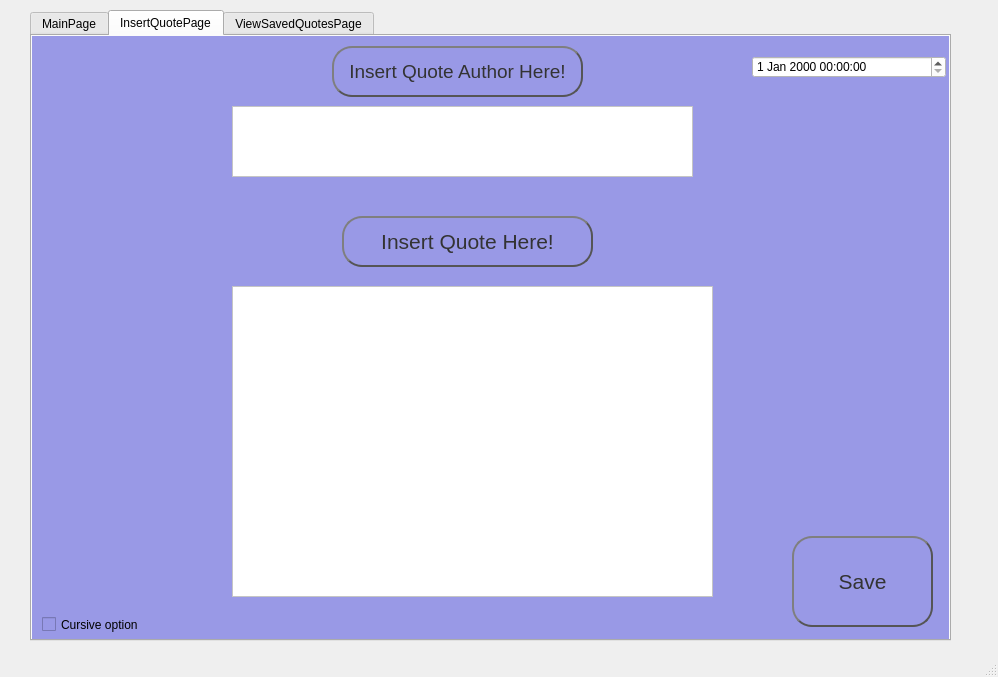
<?xml version="1.0" encoding="UTF-8"?>
<ui version="4.0">
 <class>MainWindow</class>
 <widget class="QMainWindow" name="MainWindow">
  <property name="geometry">
   <rect>
    <x>0</x>
    <y>0</y>
    <width>998</width>
    <height>677</height>
   </rect>
  </property>
  <property name="windowTitle">
   <string>MainWindow</string>
  </property>
  <widget class="QWidget" name="centralwidget">
   <widget class="QTabWidget" name="tabWidget">
    <property name="geometry">
     <rect>
      <x>30</x>
      <y>10</y>
      <width>921</width>
      <height>631</height>
     </rect>
    </property>
    <property name="autoFillBackground">
     <bool>false</bool>
    </property>
    <property name="styleSheet">
     <string notr="true"/>
    </property>
    <property name="currentIndex">
     <number>1</number>
    </property>
    <property name="tabBarAutoHide">
     <bool>false</bool>
    </property>
    <widget class="QWidget" name="MainPage">
     <property name="styleSheet">
      <string notr="true">background-color: rgb(166, 77, 121);</string>
     </property>
     <attribute name="title">
      <string>MainPage</string>
     </attribute>
     <widget class="QLabel" name="Title">
      <property name="geometry">
       <rect>
        <x>160</x>
        <y>10</y>
        <width>451</width>
        <height>61</height>
       </rect>
      </property>
      <property name="font">
       <font>
        <family>Arial</family>
        <pointsize>24</pointsize>
       </font>
      </property>
      <property name="styleSheet">
       <string notr="true">border-color: rgb(176, 176, 176);</string>
      </property>
      <property name="text">
       <string>Quote Management App Demo</string>
      </property>
      <property name="scaledContents">
       <bool>false</bool>
      </property>
      <property name="alignment">
       <set>Qt::AlignCenter</set>
      </property>
     </widget>
     <widget class="QLabel" name="AddnewQuoteLabal">
      <property name="geometry">
       <rect>
        <x>270</x>
        <y>220</y>
        <width>181</width>
        <height>61</height>
       </rect>
      </property>
      <property name="font">
       <font>
        <family>Arial</family>
        <pointsize>16</pointsize>
       </font>
      </property>
      <property name="text">
       <string>Add New Quote!</string>
      </property>
     </widget>
     <widget class="QPushButton" name="ViewSavedQuotesButton">
      <property name="geometry">
       <rect>
        <x>260</x>
        <y>320</y>
        <width>291</width>
        <height>71</height>
       </rect>
      </property>
      <property name="font">
       <font>
        <family>Arial</family>
        <pointsize>16</pointsize>
       </font>
      </property>
      <property name="styleSheet">
       <string notr="true">QPushButton {
    color: #333;
    border: 2px solid #555;
    border-radius: 20px;
    border-style: outset;
    background: qradialgradient(
        cx: 0.3, cy: -0.4, fx: 0.3, fy: -0.4,
        radius: 1.35, stop: 0 #fff, stop: 1 #888
        );
    padding: 5px;
    }

QPushButton:hover {
    background: qradialgradient(
        cx: 0.3, cy: -0.4, fx: 0.3, fy: -0.4,
        radius: 1.35, stop: 0 #fff, stop: 1 #bbb
        );
    }

QPushButton:pressed {
    border-style: inset;
    background: qradialgradient(
        cx: 0.4, cy: -0.1, fx: 0.4, fy: -0.1,
        radius: 1.35, stop: 0 #fff, stop: 1 #ddd
        );
    }</string>
      </property>
      <property name="text">
       <string>View Saved Quotes</string>
      </property>
     </widget>
     <widget class="QPushButton" name="AddNewQuoteButton">
      <property name="geometry">
       <rect>
        <x>470</x>
        <y>230</y>
        <width>41</width>
        <height>41</height>
       </rect>
      </property>
      <property name="styleSheet">
       <string notr="true">QPushButton {
    color: #333;
    border: 2px solid #555;
    border-radius: 20px;
    border-style: outset;
    background: qradialgradient(
        cx: 0.3, cy: -0.4, fx: 0.3, fy: -0.4,
        radius: 1.35, stop: 0 #fff, stop: 1 #888
        );
    padding: 5px;
    }

QPushButton:hover {
    background: qradialgradient(
        cx: 0.3, cy: -0.4, fx: 0.3, fy: -0.4,
        radius: 1.35, stop: 0 #fff, stop: 1 #bbb
        );
    }

QPushButton:pressed {
    border-style: inset;
    background: qradialgradient(
        cx: 0.4, cy: -0.1, fx: 0.4, fy: -0.1,
        radius: 1.35, stop: 0 #fff, stop: 1 #ddd
        );
    }</string>
      </property>
      <property name="text">
       <string>+</string>
      </property>
     </widget>
     <widget class="QDateTimeEdit" name="dateTimeEdit">
      <property name="geometry">
       <rect>
        <x>710</x>
        <y>20</y>
        <width>194</width>
        <height>22</height>
       </rect>
      </property>
      <property name="styleSheet">
       <string notr="true">background-color: rgb(255, 255, 255);</string>
      </property>
     </widget>
     <widget class="QCheckBox" name="CursiveButton">
      <property name="geometry">
       <rect>
        <x>0</x>
        <y>550</y>
        <width>121</width>
        <height>51</height>
       </rect>
      </property>
      <property name="text">
       <string>Cursive Option</string>
      </property>
     </widget>
    </widget>
    <widget class="QWidget" name="InsertQuotePage">
     <property name="styleSheet">
      <string notr="true">background-color: rgb(153, 153, 230);</string>
     </property>
     <attribute name="title">
      <string>InsertQuotePage</string>
     </attribute>
     <widget class="QDateTimeEdit" name="dateTimeEdit_2">
      <property name="geometry">
       <rect>
        <x>720</x>
        <y>20</y>
        <width>194</width>
        <height>22</height>
       </rect>
      </property>
      <property name="styleSheet">
       <string notr="true">background-color: rgb(255, 255, 255);</string>
      </property>
     </widget>
     <widget class="QCheckBox" name="CursiveButton2">
      <property name="geometry">
       <rect>
        <x>10</x>
        <y>580</y>
        <width>141</width>
        <height>17</height>
       </rect>
      </property>
      <property name="text">
       <string>Cursive option</string>
      </property>
     </widget>
     <widget class="QTextEdit" name="QuoteEntryBox">
      <property name="geometry">
       <rect>
        <x>200</x>
        <y>250</y>
        <width>481</width>
        <height>311</height>
       </rect>
      </property>
      <property name="styleSheet">
       <string notr="true">background-color: rgb(255, 255, 255);</string>
      </property>
      <property name="html">
       <string>&lt;!DOCTYPE HTML PUBLIC &quot;-//W3C//DTD HTML 4.0//EN&quot; &quot;http://www.w3.org/TR/REC-html40/strict.dtd&quot;&gt;
&lt;html&gt;&lt;head&gt;&lt;meta name=&quot;qrichtext&quot; content=&quot;1&quot; /&gt;&lt;style type=&quot;text/css&quot;&gt;
p, li { white-space: pre-wrap; }
&lt;/style&gt;&lt;/head&gt;&lt;body style=&quot; font-family:'MS Shell Dlg 2'; font-size:8.25pt; font-weight:400; font-style:normal;&quot;&gt;
&lt;p style=&quot;-qt-paragraph-type:empty; margin-top:0px; margin-bottom:0px; margin-left:0px; margin-right:0px; -qt-block-indent:0; text-indent:0px;&quot;&gt;&lt;br /&gt;&lt;/p&gt;&lt;/body&gt;&lt;/html&gt;</string>
      </property>
     </widget>
     <widget class="QPushButton" name="SaveButton">
      <property name="geometry">
       <rect>
        <x>760</x>
        <y>500</y>
        <width>141</width>
        <height>91</height>
       </rect>
      </property>
      <property name="font">
       <font>
        <family>Arial</family>
        <pointsize>16</pointsize>
       </font>
      </property>
      <property name="styleSheet">
       <string notr="true">QPushButton {
    color: #333;
    border: 2px solid #555;
    border-radius: 20px;
    border-style: outset;
    background: qradialgradient(
        cx: 0.3, cy: -0.4, fx: 0.3, fy: -0.4,
        radius: 1.35, stop: 0 #fff, stop: 1 #888
        );
    padding: 5px;
    }

QPushButton:hover {
    background: qradialgradient(
        cx: 0.3, cy: -0.4, fx: 0.3, fy: -0.4,
        radius: 1.35, stop: 0 #fff, stop: 1 #bbb
        );
    }

QPushButton:pressed {
    border-style: inset;
    background: qradialgradient(
        cx: 0.4, cy: -0.1, fx: 0.4, fy: -0.1,
        radius: 1.35, stop: 0 #fff, stop: 1 #ddd
        );
    }</string>
      </property>
      <property name="text">
       <string>Save</string>
      </property>
     </widget>
     <widget class="QLabel" name="InsertQuoteLabel">
      <property name="geometry">
       <rect>
        <x>310</x>
        <y>180</y>
        <width>251</width>
        <height>51</height>
       </rect>
      </property>
      <property name="font">
       <font>
        <family>Arial</family>
        <pointsize>16</pointsize>
       </font>
      </property>
      <property name="contextMenuPolicy">
       <enum>Qt::DefaultContextMenu</enum>
      </property>
      <property name="layoutDirection">
       <enum>Qt::LeftToRight</enum>
      </property>
      <property name="styleSheet">
       <string notr="true">
    color: #333;
    border: 2px solid #555;
    border-radius: 20px;
    border-style: outset;
    background: qradialgradient(
        cx: 0.3, cy: -0.4, fx: 0.3, fy: -0.4,
        radius: 1.35, stop: 0 #fff, stop: 1 #888
        );
    padding: 5px;
    </string>
      </property>
      <property name="text">
       <string>Insert Quote Here!</string>
      </property>
      <property name="alignment">
       <set>Qt::AlignCenter</set>
      </property>
      <property name="wordWrap">
       <bool>true</bool>
      </property>
     </widget>
     <widget class="QTextEdit" name="QuoteAuthorEntryBox">
      <property name="geometry">
       <rect>
        <x>200</x>
        <y>70</y>
        <width>461</width>
        <height>71</height>
       </rect>
      </property>
      <property name="styleSheet">
       <string notr="true">background-color: rgb(255, 255, 255);</string>
      </property>
     </widget>
     <widget class="QLabel" name="InsertQuoteAuthorLabel">
      <property name="geometry">
       <rect>
        <x>300</x>
        <y>10</y>
        <width>251</width>
        <height>51</height>
       </rect>
      </property>
      <property name="font">
       <font>
        <family>Arial</family>
        <pointsize>14</pointsize>
       </font>
      </property>
      <property name="contextMenuPolicy">
       <enum>Qt::DefaultContextMenu</enum>
      </property>
      <property name="layoutDirection">
       <enum>Qt::LeftToRight</enum>
      </property>
      <property name="styleSheet">
       <string notr="true">
    color: #333;
    border: 2px solid #555;
    border-radius: 20px;
    border-style: outset;
    background: qradialgradient(
        cx: 0.3, cy: -0.4, fx: 0.3, fy: -0.4,
        radius: 1.35, stop: 0 #fff, stop: 1 #888
        );
    padding: 5px;
    </string>
      </property>
      <property name="text">
       <string>Insert Quote Author Here!</string>
      </property>
      <property name="alignment">
       <set>Qt::AlignCenter</set>
      </property>
      <property name="wordWrap">
       <bool>true</bool>
      </property>
     </widget>
    </widget>
    <widget class="QWidget" name="ViewSavedQuotesPage">
     <property name="enabled">
      <bool>true</bool>
     </property>
     <property name="styleSheet">
      <string notr="true">background-color: rgb(224, 102, 102);</string>
     </property>
     <attribute name="title">
      <string>ViewSavedQuotesPage</string>
     </attribute>
     <widget class="QDateTimeEdit" name="dateTimeEdit_3">
      <property name="geometry">
       <rect>
        <x>720</x>
        <y>20</y>
        <width>194</width>
        <height>22</height>
       </rect>
      </property>
      <property name="styleSheet">
       <string notr="true">background-color: rgb(255, 255, 255);</string>
      </property>
     </widget>
     <widget class="QScrollArea" name="scrollArea">
      <property name="geometry">
       <rect>
        <x>110</x>
        <y>90</y>
        <width>651</width>
        <height>441</height>
       </rect>
      </property>
      <property name="styleSheet">
       <string notr="true">background-color: rgb(199, 199, 199);</string>
      </property>
      <property name="widgetResizable">
       <bool>true</bool>
      </property>
      <widget class="QWidget" name="scrollAreaWidgetContents">
       <property name="geometry">
        <rect>
         <x>0</x>
         <y>0</y>
         <width>649</width>
         <height>439</height>
        </rect>
       </property>
      </widget>
     </widget>
     <widget class="QScrollBar" name="verticalScrollBar">
      <property name="geometry">
       <rect>
        <x>70</x>
        <y>90</y>
        <width>21</width>
        <height>441</height>
       </rect>
      </property>
      <property name="styleSheet">
       <string notr="true">background-color: rgb(255, 255, 255);</string>
      </property>
      <property name="orientation">
       <enum>Qt::Vertical</enum>
      </property>
     </widget>
     <widget class="QCheckBox" name="CursiveOption3">
      <property name="geometry">
       <rect>
        <x>10</x>
        <y>556</y>
        <width>221</width>
        <height>41</height>
       </rect>
      </property>
      <property name="text">
       <string>Cursive Option</string>
      </property>
     </widget>
     <widget class="QPushButton" name="DeleteQuoteButton">
      <property name="geometry">
       <rect>
        <x>770</x>
        <y>530</y>
        <width>121</width>
        <height>71</height>
       </rect>
      </property>
      <property name="font">
       <font>
        <family>Arial</family>
        <pointsize>12</pointsize>
       </font>
      </property>
      <property name="styleSheet">
       <string notr="true">QPushButton {
    color: #333;
    border: 2px solid #555;
    border-radius: 20px;
    border-style: outset;
    background: qradialgradient(
        cx: 0.3, cy: -0.4, fx: 0.3, fy: -0.4,
        radius: 1.35, stop: 0 #fff, stop: 1 #888
        );
    padding: 5px;
    }

QPushButton:hover {
    background: qradialgradient(
        cx: 0.3, cy: -0.4, fx: 0.3, fy: -0.4,
        radius: 1.35, stop: 0 #fff, stop: 1 #bbb
        );
    }

QPushButton:pressed {
    border-style: inset;
    background: qradialgradient(
        cx: 0.4, cy: -0.1, fx: 0.4, fy: -0.1,
        radius: 1.35, stop: 0 #fff, stop: 1 #ddd
        );
    }</string>
      </property>
      <property name="text">
       <string>Delete Quote</string>
      </property>
     </widget>
     <widget class="QPushButton" name="EditQuoteButton">
      <property name="geometry">
       <rect>
        <x>770</x>
        <y>450</y>
        <width>121</width>
        <height>71</height>
       </rect>
      </property>
      <property name="font">
       <font>
        <family>Arial</family>
        <pointsize>12</pointsize>
       </font>
      </property>
      <property name="styleSheet">
       <string notr="true">QPushButton {
    color: #333;
    border: 2px solid #555;
    border-radius: 20px;
    border-style: outset;
    background: qradialgradient(
        cx: 0.3, cy: -0.4, fx: 0.3, fy: -0.4,
        radius: 1.35, stop: 0 #fff, stop: 1 #888
        );
    padding: 5px;
    }

QPushButton:hover {
    background: qradialgradient(
        cx: 0.3, cy: -0.4, fx: 0.3, fy: -0.4,
        radius: 1.35, stop: 0 #fff, stop: 1 #bbb
        );
    }

QPushButton:pressed {
    border-style: inset;
    background: qradialgradient(
        cx: 0.4, cy: -0.1, fx: 0.4, fy: -0.1,
        radius: 1.35, stop: 0 #fff, stop: 1 #ddd
        );
    }</string>
      </property>
      <property name="text">
       <string>Edit Quote</string>
      </property>
     </widget>
    </widget>
   </widget>
  </widget>
  <widget class="QMenuBar" name="menubar">
   <property name="geometry">
    <rect>
     <x>0</x>
     <y>0</y>
     <width>998</width>
     <height>21</height>
    </rect>
   </property>
  </widget>
  <widget class="QStatusBar" name="statusbar"/>
 </widget>
 <resources/>
 <connections/>
</ui>
